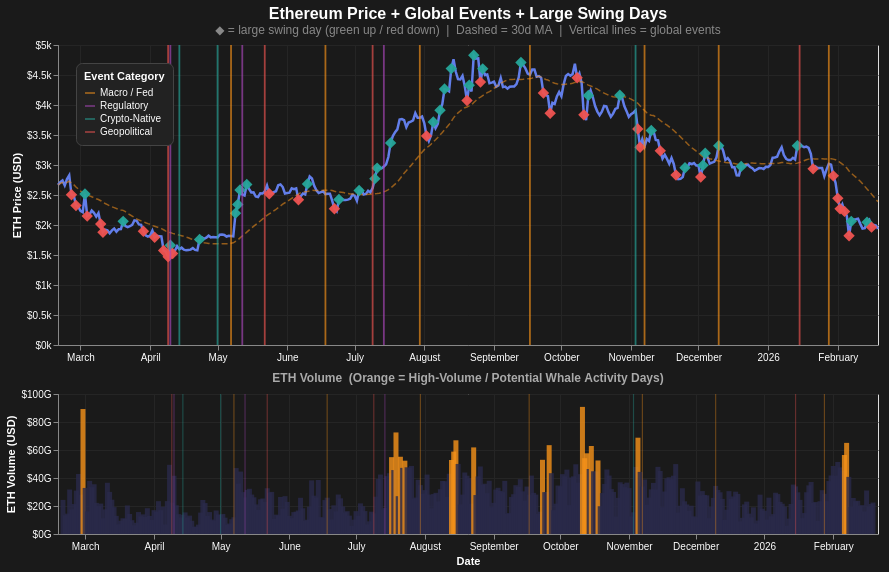

The notebook cell this image was saved under:
### Code cell
eth_line = alt.Chart(eth_cg).mark_line(color="#627eea", strokeWidth=2.5).encode(
    x=alt.X("date:T", title=None),
    y=alt.Y("price:Q", title="ETH Price (USD)", axis=alt.Axis(format="$~s")),
    tooltip=[alt.Tooltip("date:T"), alt.Tooltip("price:Q", title="ETH Price", format="$,.0f"),
             alt.Tooltip("daily_return:Q", title="Return %", format=".2f")]
)

ma30 = alt.Chart(eth_cg).mark_line(strokeDash=[6,3], strokeWidth=1.5, opacity=0.55,
                                    color="#f7931a").encode(
    x="date:T", y="price_30d_avg:Q"
)

swings = alt.Chart(eth_cg[eth_cg["large_swing"]]).mark_point(
    shape="diamond", size=130, filled=True, opacity=0.95
).encode(
    x="date:T", y="price:Q",
    color=alt.condition(alt.datum.daily_return > 0, alt.value("#26a69a"), alt.value("#ef5350")),
    tooltip=[alt.Tooltip("date:T"), alt.Tooltip("price:Q", format="$,.0f"),
             alt.Tooltip("daily_return:Q", title="Return %", format="+.2f")]
)

ev_rules = alt.Chart(ev_eth).mark_rule(strokeWidth=1.8, opacity=0.65).encode(
    x="date:T",
    color=alt.Color("cat_label:N", scale=cat_scale, legend=cat_legend),
    tooltip=[alt.Tooltip("date:T", title="Event Date"), alt.Tooltip("label:N", title="Event"),
             alt.Tooltip("cat_label:N", title="Category"),
             alt.Tooltip("btc_impact_pct:Q", title="BTC 3d Impact %", format="+.2f")]
)

vol_bars = alt.Chart(eth_cg).mark_bar(opacity=0.8).encode(
    x=alt.X("date:T", title="Date"),
    y=alt.Y("volume:Q", title="ETH Volume (USD)", axis=alt.Axis(format="$~s")),
    color=alt.condition(alt.datum.high_volume, alt.value("#f7931a"), alt.value("#2a2a4a")),
    tooltip=[alt.Tooltip("date:T"), alt.Tooltip("volume:Q", format="$,.0f"),
             alt.Tooltip("high_volume:N", title="High Volume Day")]
)

price_panel = (eth_line + ma30 + swings + ev_rules).properties(
    width=820, height=300,
    title=alt.TitleParams(
        "Ethereum Price + Global Events + Large Swing Days",
        subtitle=["◆ = large swing day (green up / red down)  |  Dashed = 30d MA  |  Vertical lines = global events"],
        color="white", subtitleColor="#888", fontSize=16
    )
)

vol_panel = (vol_bars + ev_rules.mark_rule(opacity=0.35, strokeWidth=1.2)).properties(
    width=820, height=140,
    title=alt.TitleParams("ETH Volume  (Orange = High-Volume / Potential Whale Activity Days)",
                          color="#aaa", fontSize=12)
)

alt.vconcat(price_panel, vol_panel, spacing=8).configure(
    background="#1a1a1a"
).configure_axis(
    labelColor="white", titleColor="white", gridColor="#252525"
).configure_legend(
    labelColor="white", titleColor="white", fillColor="#222", strokeColor="#444",
    padding=8, cornerRadius=6
).configure_title(color="white")

### Figure 1 — Vega-Lite specification as saved in the notebook (floating-point values rounded to 4 significant figures; data arrays with more than 128 entries replaced by an {"elided": "..."} marker saying what was removed)
{"$schema": "https://vega.github.io/schema/vega-lite/v5.8.0.json", "config": {"axis": {"gridColor": "#252525", "labelColor": "white", "titleColor": "white"}, "background": "#1a1a1a", "legend": {"cornerRadius": 6, "fillColor": "#222", "labelColor": "white", "padding": 8, "strokeColor": "#444", "titleColor": "white"}, "title": {"color": "white"}, "view": {"continuousHeight": 300, "continuousWidth": 300}}, "datasets": {"data-b62554df2fe5353b104868baea6165a0": [{"btc_impact_pct": 6.306, "cat_label": "Macro / Fed", "category": "macro", "color": "#f7931a", "date": "2025-05-07T00:00:00", "label": "Fed Holds Rates", "lat": 38.9, "lon": -77.03}, {"btc_impact_pct": -1.331, "cat_label": "Macro / Fed", "category": "macro", "color": "#f7931a", "date": "2025-06-18T00:00:00", "label": "Fed Holds Rates", "lat": 38.88, "lon": -76.98}, {"btc_impact_pct": -3.919, "cat_label": "Macro / Fed", "category": "macro", "color": "#f7931a", "date": "2025-07-30T00:00:00", "label": "Fed Holds Rates", "lat": 38.92, "lon": -77.06}, {"btc_impact_pct": -0.9481, "cat_label": "Macro / Fed", "category": "macro", "color": "#f7931a", "date": "2025-09-17T00:00:00", "label": "Fed Cuts -0.25%", "lat": 38.86, "lon": -77.01}, {"btc_impact_pct": 3.343, "cat_label": "Macro / Fed", "category": "macro", "color": "#f7931a", "date": "2025-11-07T00:00:00", "label": "Fed Holds Rates", "lat": 38.91, "lon": -77.04}, {"btc_impact_pct": -2.606, "cat_label": "Macro / Fed", "category": "macro", "color": "#f7931a", "date": "2025-12-10T00:00:00", "label": "Fed Holds Rates", "lat": 38.89, "lon": -76.97}, {"btc_impact_pct": -5.675, "cat_label": "Macro / Fed", "category": "macro", "color": "#f7931a", "date": "2026-01-28T00:00:00", "label": "Fed Holds Rates", "lat": 38.87, "lon": -77.02}, {"btc_impact_pct": 3.247, "cat_label": "Regulatory", "category": "regulatory", "color": "#ab47bc", "date": "2025-04-10T00:00:00", "label": "SEC Crypto Roundtable", "lat": 38.89, "lon": -77.05}, {"btc_impact_pct": -0.3843, "cat_label": "Regulatory", "category": "regulatory", "color": "#ab47bc", "date": "2025-05-12T00:00:00", "label": "Stablecoin Bill Debate", "lat": 38.88, "lon": -77.03}, {"btc_impact_pct": -0.3101, "cat_label": "Regulatory", "category": "regulatory", "color": "#ab47bc", "date": "2025-07-14T00:00:00", "label": "US Crypto Framework", "lat": 38.87, "lon": -77.01}, {"btc_impact_pct": 0.604, "cat_label": "Crypto-Native", "category": "crypto", "color": "#26a69a", "date": "2025-04-14T00:00:00", "label": "ETH Pectra Upgrade", "lat": 47.2, "lon": 8.54}, {"btc_impact_pct": 1.79, "cat_label": "Crypto-Native", "category": "crypto", "color": "#26a69a", "date": "2025-05-01T00:00:00", "label": "BTC $100k Reclaimed", "lat": 25.77, "lon": -80.19}, {"btc_impact_pct": -6.12, "cat_label": "Crypto-Native", "category": "crypto", "color": "#26a69a", "date": "2025-11-03T00:00:00", "label": "ETH ATH Retested", "lat": 40.71, "lon": -74.01}, {"btc_impact_pct": 9.315, "cat_label": "Geopolitical", "category": "geopolitical", "color": "#ef5350", "date": "2025-04-09T00:00:00", "label": "Tariff Pause 90d", "lat": 38.9, "lon": -77.1}, {"btc_impact_pct": -1.673, "cat_label": "Geopolitical", "category": "geopolitical", "color": "#ef5350", "date": "2025-05-22T00:00:00", "label": "US-China Trade Talks", "lat": 46.2, "lon": 6.15}, {"btc_impact_pct": 7.91, "cat_label": "Geopolitical", "category": "geopolitical", "color": "#ef5350", "date": "2025-07-09T00:00:00", "label": "Tariff Deadline", "lat": 38.85, "lon": -77.05}, {"btc_impact_pct": -1.967, "cat_label": "Geopolitical", "category": "geopolitical", "color": "#ef5350", "date": "2026-01-15T00:00:00", "label": "BRICS Summit", "lat": -22.91, "lon": -43.17}], "data-c144e6fd4c823fa683ee168543c5d238": {"elided": "366 records"}, "data-c52c2e21c78e0ed1b1e0f2535d6d4030": [{"coin": "ethereum", "daily_return": -11.46, "date": "2025-02-25T00:00:00", "high_volume": false, "large_swing": true, "market_cap": 301800000000.0, "price": 2503.0, "price_30d_avg": 2697.0, "price_7d_avg": 2697.0, "volatility_7d": 5.664, "volume": 31010000000.0}, {"coin": "ethereum", "daily_return": -6.791, "date": "2025-02-27T00:00:00", "high_volume": false, "large_swing": true, "market_cap": 280700000000.0, "price": 2326.0, "price_30d_avg": 2633.0, "price_7d_avg": 2617.0, "volatility_7d": 5.469, "volume": 28110000000.0}, {"coin": "ethereum", "daily_return": 13.76, "date": "2025-03-03T00:00:00", "high_volume": false, "large_swing": true, "market_cap": 303300000000.0, "price": 2517.0, "price_30d_avg": 2536.0, "price_7d_avg": 2371.0, "volatility_7d": 7.794, "volume": 37910000000.0}, {"coin": "ethereum", "daily_return": -14.66, "date": "2025-03-04T00:00:00", "high_volume": false, "large_swing": true, "market_cap": 259100000000.0, "price": 2148.0, "price_30d_avg": 2508.0, "price_7d_avg": 2320.0, "volatility_7d": 8.542, "volume": 33500000000.0}, {"coin": "ethereum", "daily_return": -8.306, "date": "2025-03-10T00:00:00", "high_volume": false, "large_swing": true, "market_cap": 243300000000.0, "price": 2017.0, "price_30d_avg": 2405.0, "price_7d_avg": 2160.0, "volatility_7d": 6.511, "volume": 17580000000.0}, {"coin": "ethereum", "daily_return": -6.848, "date": "2025-03-11T00:00:00", "high_volume": false, "large_swing": true, "market_cap": 226700000000.0, "price": 1879.0, "price_30d_avg": 2380.0, "price_7d_avg": 2122.0, "volatility_7d": 4.531, "volume": 36580000000.0}, {"coin": "ethereum", "daily_return": 6.619, "date": "2025-03-20T00:00:00", "high_volume": false, "large_swing": true, "market_cap": 248400000000.0, "price": 2061.0, "price_30d_avg": 2244.0, "price_7d_avg": 1932.0, "volatility_7d": 3.218, "volume": 20370000000.0}, {"coin": "ethereum", "daily_return": -5.311, "date": "2025-03-29T00:00:00", "high_volume": false, "large_swing": true, "market_cap": 228800000000.0, "price": 1897.0, "price_30d_avg": 2054.0, "price_7d_avg": 2005.0, "volatility_7d": 2.93, "volume": 18420000000.0}, {"coin": "ethereum", "daily_return": -5.841, "date": "2025-04-03T00:00:00", "high_volume": false, "large_swing": true, "market_cap": 216700000000.0, "price": 1796.0, "price_30d_avg": 1978.0, "price_7d_avg": 1866.0, "volatility_7d": 3.699, "volume": 23450000000.0}, {"coin": "ethereum", "daily_return": -13.0, "date": "2025-04-07T00:00:00", "high_volume": false, "large_swing": true, "market_cap": 190300000000.0, "price": 1575.0, "price_30d_avg": 1920.0, "price_7d_avg": 1792.0, "volatility_7d": 5.837, "volume": 23490000000.0}, {"coin": "ethereum", "daily_return": -5.434, "date": "2025-04-09T00:00:00", "high_volume": false, "large_swing": true, "market_cap": 177500000000.0, "price": 1471.0, "price_30d_avg": 1881.0, "price_7d_avg": 1691.0, "volatility_7d": 4.98, "volume": 22450000000.0}, {"coin": "ethereum", "daily_return": 12.99, "date": "2025-04-10T00:00:00", "high_volume": false, "large_swing": true, "market_cap": 200600000000.0, "price": 1663.0, "price_30d_avg": 1874.0, "price_7d_avg": 1672.0, "volatility_7d": 7.806, "volume": 41590000000.0}, {"coin": "ethereum", "daily_return": -8.337, "date": "2025-04-11T00:00:00", "high_volume": false, "large_swing": true, "market_cap": 183900000000.0, "price": 1524.0, "price_30d_avg": 1860.0, "price_7d_avg": 1630.0, "volatility_7d": 8.21, "volume": 20490000000.0}, {"coin": "ethereum", "daily_return": 11.55, "date": "2025-04-23T00:00:00", "high_volume": false, "large_swing": true, "market_cap": 212600000000.0, "price": 1760.0, "price_30d_avg": 1725.0, "price_7d_avg": 1613.0, "volatility_7d": 4.534, "volume": 24270000000.0}, {"coin": "ethereum", "daily_return": 21.39, "date": "2025-05-09T00:00:00", "high_volume": false, "large_swing": true, "market_cap": 265000000000.0, "price": 2198.0, "price_30d_avg": 1727.0, "price_7d_avg": 1875.0, "volatility_7d": 8.207, "volume": 35990000000.0}, {"coin": "ethereum", "daily_return": 6.546, "date": "2025-05-10T00:00:00", "high_volume": false, "large_swing": true, "market_cap": 282600000000.0, "price": 2341.0, "price_30d_avg": 1750.0, "price_7d_avg": 1947.0, "volatility_7d": 8.214, "volume": 44570000000.0}, {"coin": "ethereum", "daily_return": 10.35, "date": "2025-05-11T00:00:00", "high_volume": false, "large_swing": true, "market_cap": 312100000000.0, "price": 2584.0, "price_30d_avg": 1785.0, "price_7d_avg": 2054.0, "volatility_7d": 8.315, "volume": 29950000000.0}, {"coin": "ethereum", "daily_return": 7.391, "date": "2025-05-14T00:00:00", "high_volume": false, "large_swing": true, "market_cap": 323000000000.0, "price": 2677.0, "price_30d_avg": 1881.0, "price_7d_avg": 2373.0, "volatility_7d": 8.383, "volume": 32280000000.0}, {"coin": "ethereum", "daily_return": -5.169, "date": "2025-05-24T00:00:00", "high_volume": false, "large_swing": true, "market_cap": 304000000000.0, "price": 2520.0, "price_30d_avg": 2185.0, "price_7d_avg": 2533.0, "volatility_7d": 3.085, "volume": 30050000000.0}, {"coin": "ethereum", "daily_return": -7.231, "date": "2025-06-06T00:00:00", "high_volume": false, "large_swing": true, "market_cap": 292300000000.0, "price": 2422.0, "price_30d_avg": 2516.0, "price_7d_avg": 2547.0, "volatility_7d": 3.389, "volume": 25850000000.0}, {"coin": "ethereum", "daily_return": 7.024, "date": "2025-06-10T00:00:00", "high_volume": false, "large_swing": true, "market_cap": 324300000000.0, "price": 2685.0, "price_30d_avg": 2558.0, "price_7d_avg": 2547.0, "volatility_7d": 4.29, "volume": 19490000000.0}, {"coin": "ethereum", "daily_return": -5.616, "date": "2025-06-22T00:00:00", "high_volume": false, "large_swing": true, "market_cap": 273800000000.0, "price": 2271.0, "price_30d_avg": 2562.0, "price_7d_avg": 2478.0, "volatility_7d": 2.597, "volume": 16160000000.0}, {"coin": "ethereum", "daily_return": 8.821, "date": "2025-06-24T00:00:00", "high_volume": false, "large_swing": true, "market_cap": 292600000000.0, "price": 2424.0, "price_30d_avg": 2549.0, "price_7d_avg": 2412.0, "volatility_7d": 4.731, "volume": 25490000000.0}, {"coin": "ethereum", "daily_return": 7.025, "date": "2025-07-03T00:00:00", "high_volume": false, "large_swing": true, "market_cap": 310900000000.0, "price": 2574.0, "price_30d_avg": 2509.0, "price_7d_avg": 2464.0, "volatility_7d": 3.221, "volume": 21860000000.0}, {"coin": "ethereum", "daily_return": 5.995, "date": "2025-07-10T00:00:00", "high_volume": false, "large_swing": true, "market_cap": 335100000000.0, "price": 2773.0, "price_30d_avg": 2519.0, "price_7d_avg": 2589.0, "volatility_7d": 2.929, "volume": 26630000000.0}, {"coin": "ethereum", "daily_return": 6.343, "date": "2025-07-11T00:00:00", "high_volume": false, "large_swing": true, "market_cap": 355300000000.0, "price": 2948.0, "price_30d_avg": 2524.0, "price_7d_avg": 2640.0, "volatility_7d": 3.512, "volume": 39310000000.0}, {"coin": "ethereum", "daily_return": 7.502, "date": "2025-07-17T00:00:00", "high_volume": true, "large_swing": true, "market_cap": 406600000000.0, "price": 3368.0, "price_30d_avg": 2615.0, "price_7d_avg": 3048.0, "volatility_7d": 3.125, "volume": 54880000000.0}, {"coin": "ethereum", "daily_return": -5.775, "date": "2025-08-02T00:00:00", "high_volume": false, "large_swing": true, "market_cap": 420300000000.0, "price": 3483.0, "price_30d_avg": 3286.0, "price_7d_avg": 3738.0, "volatility_7d": 2.92, "volume": 42430000000.0}, {"coin": "ethereum", "daily_return": 6.237, "date": "2025-08-05T00:00:00", "high_volume": false, "large_swing": true, "market_cap": 448500000000.0, "price": 3716.0, "price_30d_avg": 3386.0, "price_7d_avg": 3627.0, "volatility_7d": 3.988, "volume": 28540000000.0}, {"coin": "ethereum", "daily_return": 6.168, "date": "2025-08-08T00:00:00", "high_volume": false, "large_swing": true, "market_cap": 471800000000.0, "price": 3911.0, "price_30d_avg": 3502.0, "price_7d_avg": 3615.0, "volatility_7d": 4.672, "volume": 31980000000.0}, {"coin": "ethereum", "daily_return": 6.294, "date": "2025-08-10T00:00:00", "high_volume": false, "large_swing": true, "market_cap": 514400000000.0, "price": 4266.0, "price_30d_avg": 3587.0, "price_7d_avg": 3814.0, "volatility_7d": 3.294, "volume": 37690000000.0}, {"coin": "ethereum", "daily_return": 8.938, "date": "2025-08-13T00:00:00", "high_volume": true, "large_swing": true, "market_cap": 556500000000.0, "price": 4607.0, "price_30d_avg": 3727.0, "price_7d_avg": 4138.0, "volatility_7d": 3.617, "volume": 52840000000.0}, {"coin": "ethereum", "daily_return": -5.623, "date": "2025-08-20T00:00:00", "high_volume": false, "large_swing": true, "market_cap": 491900000000.0, "price": 4074.0, "price_30d_avg": 3966.0, "price_7d_avg": 4436.0, "volatility_7d": 3.319, "volume": 41630000000.0}, {"coin": "ethereum", "daily_return": 6.283, "date": "2025-08-21T00:00:00", "high_volume": false, "large_swing": true, "market_cap": 523000000000.0, "price": 4330.0, "price_30d_avg": 3985.0, "price_7d_avg": 4374.0, "volatility_7d": 4.134, "volume": 39860000000.0}, {"coin": "ethereum", "daily_return": 14.32, "date": "2025-08-23T00:00:00", "high_volume": true, "large_swing": true, "market_cap": 582800000000.0, "price": 4829.0, "price_30d_avg": 4041.0, "price_7d_avg": 4384.0, "volatility_7d": 6.879, "volume": 61860000000.0}, {"coin": "ethereum", "daily_return": -8.298, "date": "2025-08-26T00:00:00", "high_volume": false, "large_swing": true, "market_cap": 529500000000.0, "price": 4382.0, "price_30d_avg": 4133.0, "price_7d_avg": 4485.0, "volatility_7d": 7.646, "volume": 48220000000.0}, {"coin": "ethereum", "daily_return": 5.038, "date": "2025-08-27T00:00:00", "high_volume": false, "large_swing": true, "market_cap": 555100000000.0, "price": 4602.0, "price_30d_avg": 4157.0, "price_7d_avg": 4560.0, "volatility_7d": 7.288, "volume": 35260000000.0}, {"coin": "ethereum", "daily_return": 5.596, "date": "2025-09-13T00:00:00", "high_volume": false, "large_swing": true, "market_cap": 567700000000.0, "price": 4709.0, "price_30d_avg": 4425.0, "price_7d_avg": 4387.0, "volatility_7d": 2.159, "volume": 39140000000.0}, {"coin": "ethereum", "daily_return": -5.68, "date": "2025-09-23T00:00:00", "high_volume": true, "large_swing": true, "market_cap": 507100000000.0, "price": 4200.0, "price_30d_avg": 4446.0, "price_7d_avg": 4470.0, "volatility_7d": 2.454, "volume": 52990000000.0}, {"coin": "ethereum", "daily_return": -6.884, "date": "2025-09-26T00:00:00", "high_volume": true, "large_swing": true, "market_cap": 466800000000.0, "price": 3863.0, "price_30d_avg": 4393.0, "price_7d_avg": 4255.0, "volatility_7d": 2.813, "volume": 63460000000.0}, {"coin": "ethereum", "daily_return": -5.007, "date": "2025-10-08T00:00:00", "high_volume": false, "large_swing": true, "market_cap": 537500000000.0, "price": 4454.0, "price_30d_avg": 4382.0, "price_7d_avg": 4499.0, "volatility_7d": 3.33, "volume": 49800000000.0}, {"coin": "ethereum", "daily_return": -12.2, "date": "2025-10-11T00:00:00", "high_volume": true, "large_swing": true, "market_cap": 463600000000.0, "price": 3836.0, "price_30d_avg": 4374.0, "price_7d_avg": 4411.0, "volatility_7d": 5.345, "volume": 90780000000.0}, {"coin": "ethereum", "daily_return": 10.95, "date": "2025-10-13T00:00:00", "high_volume": true, "large_swing": true, "market_cap": 501200000000.0, "price": 4160.0, "price_30d_avg": 4332.0, "price_7d_avg": 4255.0, "volatility_7d": 7.333, "volume": 57640000000.0}, {"coin": "ethereum", "daily_return": 5.298, "date": "2025-10-27T00:00:00", "high_volume": false, "large_swing": true, "market_cap": 502900000000.0, "price": 4162.0, "price_30d_avg": 4139.0, "price_7d_avg": 3937.0, "volatility_7d": 2.636, "volume": 25810000000.0}, {"coin": "ethereum", "daily_return": -7.912, "date": "2025-11-04T00:00:00", "high_volume": false, "large_swing": true, "market_cap": 434100000000.0, "price": 3601.0, "price_30d_avg": 4028.0, "price_7d_avg": 3845.0, "volatility_7d": 3.242, "volume": 47910000000.0}, {"coin": "ethereum", "daily_return": -8.442, "date": "2025-11-05T00:00:00", "high_volume": true, "large_swing": true, "market_cap": 397500000000.0, "price": 3297.0, "price_30d_avg": 3988.0, "price_7d_avg": 3747.0, "volatility_7d": 4.088, "volume": 68780000000.0}, {"coin": "ethereum", "daily_return": 5.139, "date": "2025-11-10T00:00:00", "high_volume": false, "large_swing": true, "market_cap": 431300000000.0, "price": 3576.0, "price_30d_avg": 3830.0, "price_7d_avg": 3435.0, "volatility_7d": 5.693, "volume": 25990000000.0}, {"coin": "ethereum", "daily_return": -5.1, "date": "2025-11-14T00:00:00", "high_volume": false, "large_swing": true, "market_cap": 392400000000.0, "price": 3236.0, "price_30d_avg": 3742.0, "price_7d_avg": 3434.0, "volatility_7d": 3.755, "volume": 47960000000.0}, {"coin": "ethereum", "daily_return": -6.153, "date": "2025-11-21T00:00:00", "high_volume": false, "large_swing": true, "market_cap": 342900000000.0, "price": 2832.0, "price_30d_avg": 3539.0, "price_7d_avg": 3052.0, "volatility_7d": 3.316, "volume": 41630000000.0}, {"coin": "ethereum", "daily_return": 5.483, "date": "2025-11-25T00:00:00", "high_volume": false, "large_swing": true, "market_cap": 357100000000.0, "price": 2953.0, "price_30d_avg": 3397.0, "price_7d_avg": 2893.0, "volatility_7d": 3.972, "volume": 32700000000.0}, {"coin": "ethereum", "daily_return": -6.475, "date": "2025-12-02T00:00:00", "high_volume": false, "large_swing": true, "market_cap": 338100000000.0, "price": 2799.0, "price_30d_avg": 3168.0, "price_7d_avg": 2973.0, "volatility_7d": 2.788, "volume": 37490000000.0}, {"coin": "ethereum", "daily_return": 7.028, "date": "2025-12-03T00:00:00", "high_volume": false, "large_swing": true, "market_cap": 362300000000.0, "price": 2996.0, "price_30d_avg": 3138.0, "price_7d_avg": 2979.0, "volatility_7d": 4.067, "volume": 27520000000.0}, {"coin": "ethereum", "daily_return": 6.665, "date": "2025-12-04T00:00:00", "high_volume": false, "large_swing": true, "market_cap": 385800000000.0, "price": 3195.0, "price_30d_avg": 3124.0, "price_7d_avg": 3003.0, "volatility_7d": 4.706, "volume": 30630000000.0}, {"coin": "ethereum", "daily_return": 6.308, "date": "2025-12-10T00:00:00", "high_volume": false, "large_swing": true, "market_cap": 401300000000.0, "price": 3322.0, "price_30d_avg": 3066.0, "price_7d_avg": 3127.0, "volatility_7d": 3.867, "volume": 34330000000.0}, {"coin": "ethereum", "daily_return": 5.314, "date": "2025-12-20T00:00:00", "high_volume": false, "large_swing": true, "market_cap": 359400000000.0, "price": 2977.0, "price_30d_avg": 3007.0, "price_7d_avg": 2963.0, "volatility_7d": 3.221, "volume": 28620000000.0}, {"coin": "ethereum", "daily_return": 7.431, "date": "2026-01-14T00:00:00", "high_volume": false, "large_swing": true, "market_cap": 400800000000.0, "price": 3320.0, "price_30d_avg": 3031.0, "price_7d_avg": 3138.0, "volatility_7d": 3.584, "volume": 35290000000.0}, {"coin": "ethereum", "daily_return": -7.849, "date": "2026-01-21T00:00:00", "high_volume": false, "large_swing": true, "market_cap": 354100000000.0, "price": 2936.0, "price_30d_avg": 3102.0, "price_7d_avg": 3240.0, "volatility_7d": 2.997, "volume": 34750000000.0}, {"coin": "ethereum", "daily_return": -6.252, "date": "2026-01-30T00:00:00", "high_volume": false, "large_swing": true, "market_cap": 340200000000.0, "price": 2819.0, "price_30d_avg": 3098.0, "price_7d_avg": 2927.0, "volatility_7d": 3.75, "volume": 37820000000.0}, {"coin": "ethereum", "daily_return": -9.565, "date": "2026-02-01T00:00:00", "high_volume": false, "large_swing": true, "market_cap": 294700000000.0, "price": 2444.0, "price_30d_avg": 3071.0, "price_7d_avg": 2819.0, "volatility_7d": 5.002, "volume": 48590000000.0}, {"coin": "ethereum", "daily_return": -7.144, "date": "2026-02-02T00:00:00", "high_volume": false, "large_swing": true, "market_cap": 273900000000.0, "price": 2269.0, "price_30d_avg": 3042.0, "price_7d_avg": 2741.0, "volatility_7d": 5.264, "volume": 41590000000.0}, {"coin": "ethereum", "daily_return": -5.013, "date": "2026-02-04T00:00:00", "high_volume": false, "large_swing": true, "market_cap": 268900000000.0, "price": 2227.0, "price_30d_avg": 2986.0, "price_7d_avg": 2545.0, "volatility_7d": 4.333, "volume": 47570000000.0}, {"coin": "ethereum", "daily_return": -15.4, "date": "2026-02-06T00:00:00", "high_volume": true, "large_swing": true, "market_cap": 222200000000.0, "price": 1821.0, "price_30d_avg": 2901.0, "price_7d_avg": 2280.0, "volatility_7d": 5.781, "volume": 56440000000.0}, {"coin": "ethereum", "daily_return": 13.19, "date": "2026-02-07T00:00:00", "high_volume": true, "large_swing": true, "market_cap": 248700000000.0, "price": 2061.0, "price_30d_avg": 2864.0, "price_7d_avg": 2188.0, "volatility_7d": 9.301, "volume": 65080000000.0}, {"coin": "ethereum", "daily_return": 5.223, "date": "2026-02-14T00:00:00", "high_volume": false, "large_swing": true, "market_cap": 247100000000.0, "price": 2047.0, "price_30d_avg": 2600.0, "price_7d_avg": 2035.0, "volatility_7d": 3.209, "volume": 20590000000.0}, {"coin": "ethereum", "daily_return": -5.829, "date": "2026-02-16T00:00:00", "high_volume": false, "large_swing": true, "market_cap": 237100000000.0, "price": 1964.0, "price_30d_avg": 2515.0, "price_7d_avg": 2015.0, "volatility_7d": 3.915, "volume": 31080000000.0}]}, "spacing": 8, "vconcat": [{"data": {"name": "data-c144e6fd4c823fa683ee168543c5d238"}, "height": 300, "layer": [{"encoding": {"tooltip": [{"field": "date", "type": "temporal"}, {"field": "price", "format": "$,.0f", "title": "ETH Price", "type": "quantitative"}, {"field": "daily_return", "format": ".2f", "title": "Return %", "type": "quantitative"}], "x": {"field": "date", "title": null, "type": "temporal"}, "y": {"axis": {"format": "$~s"}, "field": "price", "title": "ETH Price (USD)", "type": "quantitative"}}, "mark": {"color": "#627eea", "strokeWidth": 2.5, "type": "line"}}, {"encoding": {"x": {"field": "date", "type": "temporal"}, "y": {"field": "price_30d_avg", "type": "quantitative"}}, "mark": {"color": "#f7931a", "opacity": 0.55, "strokeDash": [6, 3], "strokeWidth": 1.5, "type": "line"}}, {"data": {"name": "data-c52c2e21c78e0ed1b1e0f2535d6d4030"}, "encoding": {"color": {"condition": {"test": "(datum.daily_return > 0)", "value": "#26a69a"}, "value": "#ef5350"}, "tooltip": [{"field": "date", "type": "temporal"}, {"field": "price", "format": "$,.0f", "type": "quantitative"}, {"field": "daily_return", "format": "+.2f", "title": "Return %", "type": "quantitative"}], "x": {"field": "date", "type": "temporal"}, "y": {"field": "price", "type": "quantitative"}}, "mark": {"filled": true, "opacity": 0.95, "shape": "diamond", "size": 130, "type": "point"}}, {"data": {"name": "data-b62554df2fe5353b104868baea6165a0"}, "encoding": {"color": {"field": "cat_label", "legend": {"labelColor": "white", "orient": "top-left", "title": "Event Category", "titleColor": "white"}, "scale": {"domain": ["Macro / Fed", "Regulatory", "Crypto-Native", "Geopolitical"], "range": ["#f7931a", "#ab47bc", "#26a69a", "#ef5350"]}, "type": "nominal"}, "tooltip": [{"field": "date", "title": "Event Date", "type": "temporal"}, {"field": "label", "title": "Event", "type": "nominal"}, {"field": "cat_label", "title": "Category", "type": "nominal"}, {"field": "btc_impact_pct", "format": "+.2f", "title": "BTC 3d Impact %", "type": "quantitative"}], "x": {"field": "date", "type": "temporal"}}, "mark": {"opacity": 0.65, "strokeWidth": 1.8, "type": "rule"}}], "title": {"color": "white", "fontSize": 16, "subtitle": ["◆ = large swing day (green up / red down)  |  Dashed = 30d MA  |  Vertical lines = global events"], "subtitleColor": "#888", "text": "Ethereum Price + Global Events + Large Swing Days"}, "width": 820}, {"height": 140, "layer": [{"data": {"name": "data-c144e6fd4c823fa683ee168543c5d238"}, "encoding": {"color": {"condition": {"test": "datum.high_volume", "value": "#f7931a"}, "value": "#2a2a4a"}, "tooltip": [{"field": "date", "type": "temporal"}, {"field": "volume", "format": "$,.0f", "type": "quantitative"}, {"field": "high_volume", "title": "High Volume Day", "type": "nominal"}], "x": {"field": "date", "title": "Date", "type": "temporal"}, "y": {"axis": {"format": "$~s"}, "field": "volume", "title": "ETH Volume (USD)", "type": "quantitative"}}, "mark": {"opacity": 0.8, "type": "bar"}}, {"data": {"name": "data-b62554df2fe5353b104868baea6165a0"}, "encoding": {"color": {"field": "cat_label", "legend": {"labelColor": "white", "orient": "top-left", "title": "Event Category", "titleColor": "white"}, "scale": {"domain": ["Macro / Fed", "Regulatory", "Crypto-Native", "Geopolitical"], "range": ["#f7931a", "#ab47bc", "#26a69a", "#ef5350"]}, "type": "nominal"}, "tooltip": [{"field": "date", "title": "Event Date", "type": "temporal"}, {"field": "label", "title": "Event", "type": "nominal"}, {"field": "cat_label", "title": "Category", "type": "nominal"}, {"field": "btc_impact_pct", "format": "+.2f", "title": "BTC 3d Impact %", "type": "quantitative"}], "x": {"field": "date", "type": "temporal"}}, "mark": {"opacity": 0.35, "strokeWidth": 1.2, "type": "rule"}}], "title": {"color": "#aaa", "fontSize": 12, "text": "ETH Volume  (Orange = High-Volume / Potential Whale Activity Days)"}, "width": 820}]}
